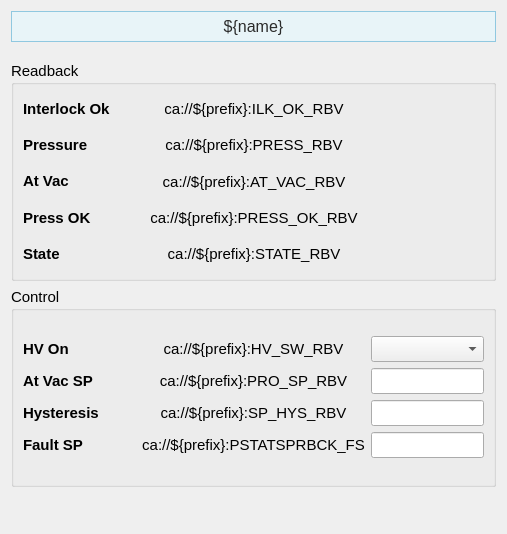
<?xml version="1.0" encoding="UTF-8"?>
<ui version="4.0">
 <class>Form</class>
 <widget class="QWidget" name="Form">
  <property name="geometry">
   <rect>
    <x>0</x>
    <y>0</y>
    <width>507</width>
    <height>534</height>
   </rect>
  </property>
  <property name="sizePolicy">
   <sizepolicy hsizetype="Preferred" vsizetype="Preferred">
    <horstretch>0</horstretch>
    <verstretch>0</verstretch>
   </sizepolicy>
  </property>
  <property name="windowTitle">
   <string>Form</string>
  </property>
  <layout class="QVBoxLayout" name="verticalLayout_7">
   <item>
    <widget class="PyDMLabel" name="PyDMLabel_11">
     <property name="maximumSize">
      <size>
       <width>16777215</width>
       <height>40</height>
      </size>
     </property>
     <property name="font">
      <font>
       <pointsize>12</pointsize>
      </font>
     </property>
     <property name="toolTip">
      <string/>
     </property>
     <property name="styleSheet">
      <string notr="true">    background-color: #e8f4f8;

    border: 1px solid #90c8e0;

    padding: 5px;

    color: rgb(43, 43, 43);</string>
     </property>
     <property name="text">
      <string>${name}</string>
     </property>
     <property name="alignment">
      <set>Qt::AlignCenter</set>
     </property>
    </widget>
   </item>
   <item>
    <spacer name="verticalSpacer_2">
     <property name="orientation">
      <enum>Qt::Vertical</enum>
     </property>
     <property name="sizeType">
      <enum>QSizePolicy::Fixed</enum>
     </property>
     <property name="sizeHint" stdset="0">
      <size>
       <width>20</width>
       <height>13</height>
      </size>
     </property>
    </spacer>
   </item>
   <item>
    <widget class="QGroupBox" name="groupBox">
     <property name="sizePolicy">
      <sizepolicy hsizetype="Preferred" vsizetype="Fixed">
       <horstretch>0</horstretch>
       <verstretch>0</verstretch>
      </sizepolicy>
     </property>
     <property name="minimumSize">
      <size>
       <width>0</width>
       <height>220</height>
      </size>
     </property>
     <property name="font">
      <font>
       <pointsize>11</pointsize>
      </font>
     </property>
     <property name="title">
      <string>Readback</string>
     </property>
     <layout class="QVBoxLayout" name="verticalLayout_14">
      <item>
       <layout class="QHBoxLayout" name="horizontalLayout_4" stretch="1,1,1">
        <item>
         <layout class="QVBoxLayout" name="verticalLayout">
          <item>
           <widget class="QLabel" name="interlock_ok_label_8">
            <property name="font">
             <font>
              <pointsize>11</pointsize>
             </font>
            </property>
            <property name="styleSheet">
             <string/>
            </property>
            <property name="text">
             <string>&lt;html&gt;&lt;head/&gt;&lt;body&gt;&lt;p&gt;&lt;span style=&quot; font-weight:600;&quot;&gt;Interlock Ok&lt;/span&gt;&lt;/p&gt;&lt;/body&gt;&lt;/html&gt;</string>
            </property>
           </widget>
          </item>
          <item>
           <widget class="QLabel" name="interlock_ok_label">
            <property name="font">
             <font>
              <pointsize>11</pointsize>
             </font>
            </property>
            <property name="styleSheet">
             <string/>
            </property>
            <property name="text">
             <string>&lt;html&gt;&lt;head/&gt;&lt;body&gt;&lt;p&gt;&lt;span style=&quot; font-weight:600;&quot;&gt;Pressure&lt;/span&gt;&lt;/p&gt;&lt;/body&gt;&lt;/html&gt;</string>
            </property>
           </widget>
          </item>
          <item>
           <widget class="QLabel" name="interlock_ok_label_2">
            <property name="font">
             <font>
              <pointsize>11</pointsize>
             </font>
            </property>
            <property name="styleSheet">
             <string/>
            </property>
            <property name="text">
             <string>&lt;html&gt;&lt;head/&gt;&lt;body&gt;&lt;p&gt;&lt;span style=&quot; font-weight:600;&quot;&gt;At Vac&lt;/span&gt;&lt;/p&gt;&lt;/body&gt;&lt;/html&gt;</string>
            </property>
           </widget>
          </item>
          <item>
           <widget class="QLabel" name="interlock_ok_label_4">
            <property name="font">
             <font>
              <pointsize>11</pointsize>
             </font>
            </property>
            <property name="styleSheet">
             <string/>
            </property>
            <property name="text">
             <string>&lt;html&gt;&lt;head/&gt;&lt;body&gt;&lt;p&gt;&lt;span style=&quot; font-weight:600;&quot;&gt;Press OK&lt;/span&gt;&lt;/p&gt;&lt;/body&gt;&lt;/html&gt;</string>
            </property>
           </widget>
          </item>
          <item>
           <widget class="QLabel" name="interlock_ok_label_5">
            <property name="font">
             <font>
              <pointsize>11</pointsize>
             </font>
            </property>
            <property name="styleSheet">
             <string/>
            </property>
            <property name="text">
             <string>&lt;html&gt;&lt;head/&gt;&lt;body&gt;&lt;p&gt;&lt;span style=&quot; font-weight:600;&quot;&gt;State&lt;/span&gt;&lt;/p&gt;&lt;/body&gt;&lt;/html&gt;</string>
            </property>
           </widget>
          </item>
         </layout>
        </item>
        <item>
         <layout class="QVBoxLayout" name="verticalLayout_4">
          <item>
           <widget class="PyDMLabel" name="PyDMLabel_2">
            <property name="toolTip">
             <string/>
            </property>
            <property name="text">
             <string>ca://${prefix}:ILK_OK_RBV</string>
            </property>
            <property name="alignment">
             <set>Qt::AlignCenter</set>
            </property>
            <property name="channel">
             <string>ca://${prefix}:ILK_OK_RBV</string>
            </property>
           </widget>
          </item>
          <item>
           <widget class="PyDMLabel" name="PyDMLabel">
            <property name="toolTip">
             <string/>
            </property>
            <property name="text">
             <string>ca://${prefix}:PRESS_RBV</string>
            </property>
            <property name="alignment">
             <set>Qt::AlignCenter</set>
            </property>
            <property name="showUnits">
             <bool>true</bool>
            </property>
            <property name="channel">
             <string>ca://${prefix}:PRESS_RBV</string>
            </property>
            <property name="displayFormat">
             <enum>PyDMLabel::Exponential</enum>
            </property>
           </widget>
          </item>
          <item>
           <widget class="PyDMLabel" name="PyDMLabel_4">
            <property name="toolTip">
             <string/>
            </property>
            <property name="text">
             <string>ca://${prefix}:AT_VAC_RBV</string>
            </property>
            <property name="alignment">
             <set>Qt::AlignCenter</set>
            </property>
            <property name="channel">
             <string>ca://${prefix}:AT_VAC_RBV</string>
            </property>
           </widget>
          </item>
          <item>
           <widget class="PyDMLabel" name="PyDMLabel_5">
            <property name="toolTip">
             <string/>
            </property>
            <property name="text">
             <string>ca://${prefix}:PRESS_OK_RBV</string>
            </property>
            <property name="alignment">
             <set>Qt::AlignCenter</set>
            </property>
            <property name="channel">
             <string>ca://${prefix}:PRESS_OK_RBV</string>
            </property>
           </widget>
          </item>
          <item>
           <widget class="PyDMLabel" name="PyDMLabel_8">
            <property name="toolTip">
             <string/>
            </property>
            <property name="text">
             <string>ca://${prefix}:STATE_RBV</string>
            </property>
            <property name="alignment">
             <set>Qt::AlignCenter</set>
            </property>
            <property name="channel">
             <string>ca://${prefix}:STATE_RBV</string>
            </property>
           </widget>
          </item>
         </layout>
        </item>
        <item>
         <layout class="QVBoxLayout" name="verticalLayout_3">
          <item>
           <widget class="QLabel" name="label_3">
            <property name="text">
             <string/>
            </property>
           </widget>
          </item>
          <item>
           <widget class="QLabel" name="label_6">
            <property name="text">
             <string/>
            </property>
           </widget>
          </item>
          <item>
           <widget class="QLabel" name="label_12">
            <property name="text">
             <string/>
            </property>
           </widget>
          </item>
          <item>
           <widget class="QLabel" name="label_9">
            <property name="text">
             <string/>
            </property>
           </widget>
          </item>
         </layout>
        </item>
       </layout>
      </item>
     </layout>
    </widget>
   </item>
   <item>
    <widget class="QGroupBox" name="groupBox_2">
     <property name="sizePolicy">
      <sizepolicy hsizetype="Preferred" vsizetype="Fixed">
       <horstretch>0</horstretch>
       <verstretch>0</verstretch>
      </sizepolicy>
     </property>
     <property name="minimumSize">
      <size>
       <width>0</width>
       <height>200</height>
      </size>
     </property>
     <property name="font">
      <font>
       <pointsize>11</pointsize>
      </font>
     </property>
     <property name="title">
      <string>Control</string>
     </property>
     <layout class="QVBoxLayout" name="verticalLayout_15">
      <item>
       <layout class="QHBoxLayout" name="horizontalLayout_5" stretch="1,1,1">
        <item>
         <layout class="QVBoxLayout" name="verticalLayout_2">
          <item>
           <widget class="QLabel" name="interlock_ok_label_3">
            <property name="font">
             <font>
              <pointsize>11</pointsize>
             </font>
            </property>
            <property name="styleSheet">
             <string/>
            </property>
            <property name="text">
             <string>&lt;html&gt;&lt;head/&gt;&lt;body&gt;&lt;p&gt;&lt;span style=&quot; font-weight:600;&quot;&gt;HV On&lt;/span&gt;&lt;/p&gt;&lt;/body&gt;&lt;/html&gt;</string>
            </property>
           </widget>
          </item>
          <item>
           <widget class="QLabel" name="interlock_ok_label_6">
            <property name="font">
             <font>
              <pointsize>11</pointsize>
             </font>
            </property>
            <property name="styleSheet">
             <string/>
            </property>
            <property name="text">
             <string>&lt;html&gt;&lt;head/&gt;&lt;body&gt;&lt;p&gt;&lt;span style=&quot; font-weight:600;&quot;&gt;At Vac SP&lt;/span&gt;&lt;/p&gt;&lt;/body&gt;&lt;/html&gt;</string>
            </property>
           </widget>
          </item>
          <item>
           <widget class="QLabel" name="interlock_ok_label_7">
            <property name="font">
             <font>
              <pointsize>11</pointsize>
             </font>
            </property>
            <property name="styleSheet">
             <string/>
            </property>
            <property name="text">
             <string>&lt;html&gt;&lt;head/&gt;&lt;body&gt;&lt;p&gt;&lt;span style=&quot; font-weight:600;&quot;&gt;Hysteresis&lt;/span&gt;&lt;/p&gt;&lt;/body&gt;&lt;/html&gt;</string>
            </property>
           </widget>
          </item>
          <item>
           <widget class="QLabel" name="interlock_ok_label_9">
            <property name="font">
             <font>
              <pointsize>11</pointsize>
             </font>
            </property>
            <property name="styleSheet">
             <string/>
            </property>
            <property name="text">
             <string>&lt;html&gt;&lt;head/&gt;&lt;body&gt;&lt;p&gt;&lt;span style=&quot; font-weight:600;&quot;&gt;Fault SP&lt;/span&gt;&lt;/p&gt;&lt;/body&gt;&lt;/html&gt;</string>
            </property>
           </widget>
          </item>
         </layout>
        </item>
        <item>
         <layout class="QVBoxLayout" name="verticalLayout_5">
          <item>
           <widget class="PyDMLabel" name="PyDMLabel_6">
            <property name="toolTip">
             <string/>
            </property>
            <property name="text">
             <string>ca://${prefix}:HV_SW_RBV</string>
            </property>
            <property name="alignment">
             <set>Qt::AlignCenter</set>
            </property>
            <property name="channel">
             <string>ca://${prefix}:HV_SW_RBV</string>
            </property>
           </widget>
          </item>
          <item>
           <widget class="PyDMLabel" name="PyDMLabel_3">
            <property name="toolTip">
             <string/>
            </property>
            <property name="text">
             <string>ca://${prefix}:PRO_SP_RBV</string>
            </property>
            <property name="alignment">
             <set>Qt::AlignCenter</set>
            </property>
            <property name="showUnits">
             <bool>true</bool>
            </property>
            <property name="channel">
             <string>ca://${prefix}:PRO_SP_RBV</string>
            </property>
            <property name="displayFormat">
             <enum>PyDMLabel::Exponential</enum>
            </property>
           </widget>
          </item>
          <item>
           <widget class="PyDMLabel" name="PyDMLabel_7">
            <property name="toolTip">
             <string/>
            </property>
            <property name="text">
             <string>ca://${prefix}:SP_HYS_RBV</string>
            </property>
            <property name="alignment">
             <set>Qt::AlignCenter</set>
            </property>
            <property name="showUnits">
             <bool>true</bool>
            </property>
            <property name="channel">
             <string>ca://${prefix}:SP_HYS_RBV</string>
            </property>
            <property name="displayFormat">
             <enum>PyDMLabel::Exponential</enum>
            </property>
           </widget>
          </item>
          <item>
           <widget class="PyDMLabel" name="PyDMLabel_9">
            <property name="toolTip">
             <string/>
            </property>
            <property name="text">
             <string>ca://${prefix}:PSTATSPRBCK_FS</string>
            </property>
            <property name="alignment">
             <set>Qt::AlignCenter</set>
            </property>
            <property name="showUnits">
             <bool>true</bool>
            </property>
            <property name="channel">
             <string>ca://${prefix}:PSTATSPRBCK_FS</string>
            </property>
            <property name="displayFormat">
             <enum>PyDMLabel::Exponential</enum>
            </property>
           </widget>
          </item>
         </layout>
        </item>
        <item>
         <layout class="QVBoxLayout" name="verticalLayout_6">
          <item>
           <widget class="PyDMEnumComboBox" name="PyDMEnumComboBox">
            <property name="toolTip">
             <string/>
            </property>
            <property name="channel">
             <string>ca://${prefix}:HV_SW</string>
            </property>
           </widget>
          </item>
          <item>
           <widget class="PyDMLineEdit" name="PyDMLineEdit">
            <property name="toolTip">
             <string/>
            </property>
            <property name="showUnits">
             <bool>true</bool>
            </property>
            <property name="channel">
             <string>ca://${prefix}:PRO_SP</string>
            </property>
            <property name="displayFormat">
             <enum>PyDMLineEdit::Exponential</enum>
            </property>
           </widget>
          </item>
          <item>
           <widget class="PyDMLineEdit" name="PyDMLineEdit_2">
            <property name="toolTip">
             <string/>
            </property>
            <property name="showUnits">
             <bool>true</bool>
            </property>
            <property name="channel">
             <string>ca://${prefix}:SP_HYS</string>
            </property>
            <property name="displayFormat">
             <enum>PyDMLineEdit::Exponential</enum>
            </property>
           </widget>
          </item>
          <item>
           <widget class="PyDMLineEdit" name="PyDMLineEdit_3">
            <property name="toolTip">
             <string/>
            </property>
            <property name="showUnits">
             <bool>true</bool>
            </property>
            <property name="channel">
             <string>ca://${prefix}:PSTATSPDES_FS</string>
            </property>
            <property name="displayFormat">
             <enum>PyDMLineEdit::Exponential</enum>
            </property>
           </widget>
          </item>
         </layout>
        </item>
       </layout>
      </item>
     </layout>
    </widget>
   </item>
   <item>
    <spacer name="verticalSpacer">
     <property name="orientation">
      <enum>Qt::Vertical</enum>
     </property>
     <property name="sizeHint" stdset="0">
      <size>
       <width>20</width>
       <height>89</height>
      </size>
     </property>
    </spacer>
   </item>
  </layout>
 </widget>
 <customwidgets>
  <customwidget>
   <class>PyDMEnumComboBox</class>
   <extends>QComboBox</extends>
   <header>pydm.widgets.enum_combo_box</header>
  </customwidget>
  <customwidget>
   <class>PyDMLineEdit</class>
   <extends>QLineEdit</extends>
   <header>pydm.widgets.line_edit</header>
  </customwidget>
  <customwidget>
   <class>PyDMLabel</class>
   <extends>QLabel</extends>
   <header>pydm.widgets.label</header>
  </customwidget>
 </customwidgets>
 <resources/>
 <connections/>
</ui>
